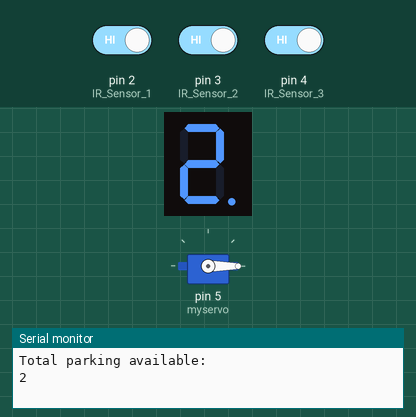
Simulated run of this sketch. Board: Arduino Uno, built with avr-gcc and run on an emulated ATmega328P. Shown: 1-digit seven-segment display, servo, the last lines printed to the serial monitor. Wiring (inferred from the names in the program): 1-digit 7-segment display, segments lit when HIGH: segments pin 8, pin 9, pin 11, pin 12, pin 13, pin 7, pin 6, pin 10. Inputs (shaded band) come from the test bench; at power-on: pin 2 (IR_Sensor_1) HIGH, pin 3 (IR_Sensor_2) HIGH, pin 4 (IR_Sensor_3) HIGH. The segment pins are drawn as the display they are named for.

Above: at 1.9 s.
2.0 s: pin 2 (IR_Sensor_1) driven LOW
At 3.0 s:
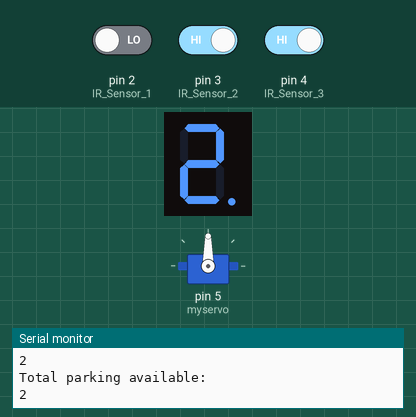
3.7 s: pin 3 (IR_Sensor_2) driven LOW
At 7.9 s:
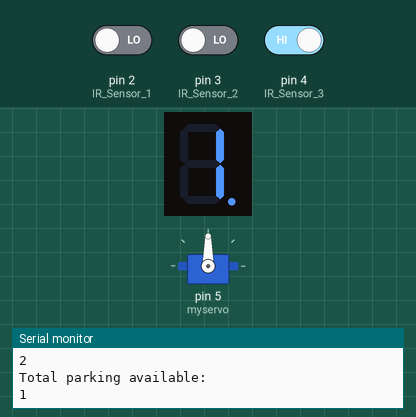
8.1 s: pin 4 (IR_Sensor_3) driven LOW
At 13.2 s:
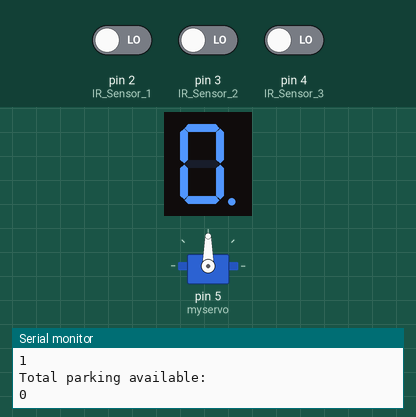
Timing chart, 0 to 14.7 s (numbered marks = the images above; inputs shaded):
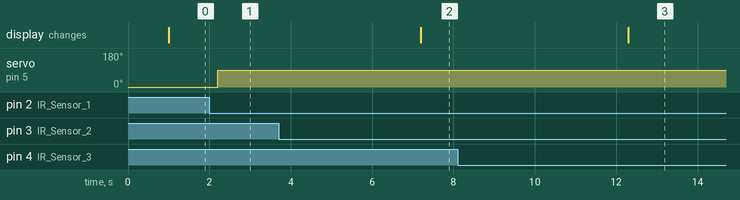

The sketch:

sketch_may13a.ino
```cpp
/*
 * 14/05/19
 * Parking Sensor Code for Arduino
 * Author: Ramful Devesh and Harsh Coolal
 *
 */

#include <Servo.h>
Servo myservo;

//Sensor variables
const int IR_Sensor_1 = 2;
const int IR_Sensor_2 = 3;
const int IR_Sensor_3 = 4;
const int IR_Sensor_4 = 1;

//One-bit display Variables
const int E = 13;
const int D = 12;
const int C = 11;
const int DP = 10;
const int B = 9;
const int A = 8;
const int F = 7;
const int G = 6;

//Variables used
int SensorOneValue;
int SensorTwoValue;
int SensorThreeValue;
int Total;
int key_1;
int angle;
int SensorValue;

void setup() {
  //Setting up pins for display
   pinMode(E, OUTPUT);
  pinMode(D, OUTPUT);
  pinMode(C, OUTPUT);
  pinMode(DP, OUTPUT);
  pinMode(B, OUTPUT);
  pinMode(A, OUTPUT);
  pinMode(F, OUTPUT);
  pinMode(G, OUTPUT);

  // put your setup code here, to run once:
   Serial.begin(9600);
   //setting up pins for sensor

   pinMode(IR_Sensor_1,INPUT);
   pinMode(IR_Sensor_2,INPUT);
   pinMode(IR_Sensor_3,INPUT);
   pinMode(IR_Sensor_4,INPUT);

   //Setting up servo
   myservo.attach(5);
   myservo.write(angle);

}

void zero(){
  //Displaying '0'
  digitalWrite(E, HIGH);
  digitalWrite(D, HIGH);
  digitalWrite(C, HIGH);
  digitalWrite(DP, HIGH);
  digitalWrite(B, HIGH);
  digitalWrite(A, HIGH);
  digitalWrite(F, HIGH);
  digitalWrite(G, LOW);

  }

void one()
{
  //Displaying '1'
  digitalWrite(E, LOW);
  digitalWrite(D, LOW);
  digitalWrite(C, HIGH);
  digitalWrite(DP, HIGH);
  digitalWrite(B, HIGH);
  digitalWrite(A, LOW);
  digitalWrite(F, LOW);
  digitalWrite(G, LOW);
}

void two(){
  //Displaying '2'
  digitalWrite(E, HIGH);
  digitalWrite(D, HIGH);
  digitalWrite(C, LOW);
  digitalWrite(DP, HIGH);
  digitalWrite(B, HIGH);
  digitalWrite(A, HIGH);
  digitalWrite(F, LOW);
  digitalWrite(G, HIGH);
  }
void three(){

  digitalWrite(E, LOW);
  digitalWrite(D, HIGH);
  digitalWrite(C, HIGH);
  digitalWrite(DP, HIGH);
  digitalWrite(B, HIGH);
  digitalWrite(A, HIGH);
  digitalWrite(F, LOW);
  digitalWrite(G, HIGH);

  }


//Code that runs in loop
void loop() {
  //Code for controlling Servo

  if(digitalRead(IR_Sensor_1)==LOW){
    myservo.write(90);
    delay(5000);
  }
   else if(digitalRead(IR_Sensor_1) == HIGH){
    myservo.write(-90);
    delay(1000);
   }

   //Reading Sensor values from parking
   SensorOneValue = digitalRead(IR_Sensor_2);
   SensorTwoValue = digitalRead(IR_Sensor_3);
   SensorThreeValue = digitalRead(IR_Sensor_4);

   //Checking number of parking available and displaying them
   Total = SensorOneValue + SensorTwoValue + SensorThreeValue;
   if(Total==0){
      zero();
    }else if(Total==1){
        one();
      }else if(Total==2){
          two();
        }else if(Total==3){
          three();
          }

  Serial.println("Total parking available: ");Serial.println(Total);
  delay(100);
 }
```

Measured:
- after the input at 2.0 s, servo on pin 5 (myservo): 0° → 90° after 0.20 s
- after the input at 3.7 s, the display: changes after 3.5 s (image 2)
- after the input at 8.1 s, the display: changes after 4.2 s (image 3)
